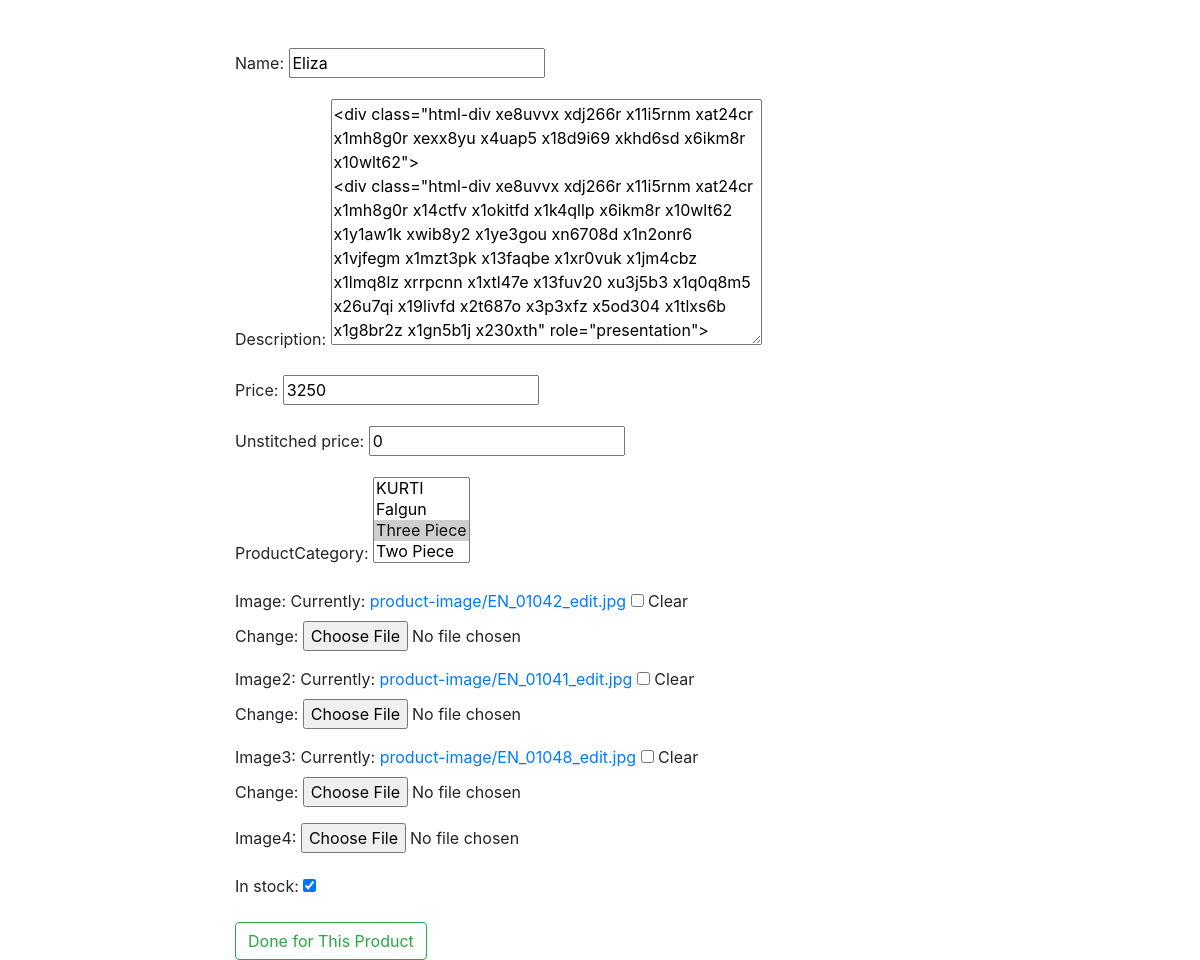
The page /edit-product/21/21 on the database as committed earlier.
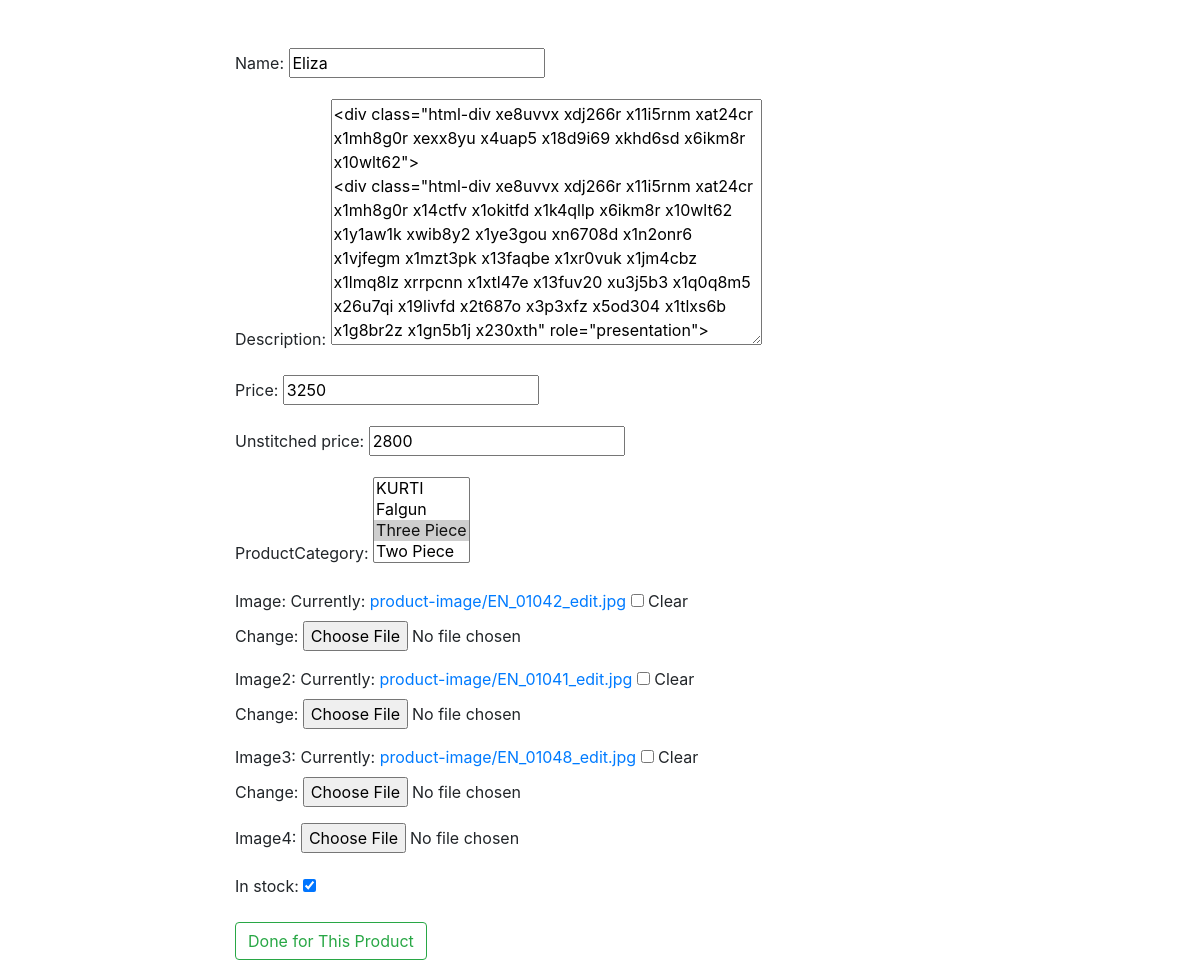
The same page on the database as committed later.
### shop/models.py (models this page shows, shortened)
class Product(models.Model):
    name=models.CharField(max_length=100)
    slug = AutoSlugField(populate_from='name',unique=True,null=True,default=None)
    product_code=models.CharField(max_length=100,null=True,blank=True)
    add_on_product=models.ManyToManyField(AddOnProduct,blank=True)
    add_on_product2=models.ManyToManyField(AddOnProduct,related_name='ad_on_2',blank=True)
    add_on_product3=models.ManyToManyField(AddOnProduct,related_name="ad_on_3",blank=True)
    description=models.TextField(null=True,blank=True)
    price = models.IntegerField(default=0)
    unstitched_price = models.PositiveIntegerField(default=0)
    discount_percent=models.IntegerField(default=0)
    main_price = models.IntegerField(default=0)
    discount=models.BooleanField(default=True,null=True,blank=False)
    productCategory = models.ManyToManyField(ProductCategory)
    collectionset = models.ForeignKey(CollectionSet,on_delete=models.SET_NULL,null=True,blank=True)
    image=ResizedImageField(upload_to='product-image/',blank=True,null=True)
    image2=ResizedImageField(upload_to='product-image/',blank=True,null=True)
    image3=ResizedImageField(upload_to='product-image/',blank=True,null=True)
    image4=ResizedImageField(upload_to='product-image/',blank=True,null=True)
    arrive_at=models.DateTimeField(default=now,blank=True)
    new_arrival=models.BooleanField(default=False,blank=True)
    tags = TaggableManager()
    in_stock=models.BooleanField(default=True,blank=True)
    ratting = models.FloatField(default=0)

class ProductCategory(models.Model):
    name=models.CharField(max_length=100)
    collection=models.ManyToManyField(CollectionSet)
    image=ResizedImageField(upload_to='category/',blank=True,null=True)
    is_popular = models.BooleanField(default=False)
    def __str__(self):
        return str(f'{self.name} ')

### shop/views.py (the view)
# urls.py: path('edit-product/<int:pk>/<int:pk2>',edit_product, name="edit_product"),
def edit_product(request,pk,pk2):
    product=Product.objects.get(id=pk)
    if request.method == 'POST':
        form=AddProduct(request.POST,request.FILES,instance=product)
        if form.is_valid():
            form.save()
            return redirect('products',pk=pk2)
    else:
        form=AddProduct(instance=product)
    context={
        'form':form
    }
    return render(request,'shop/editProduct.html',context)

### shop/form.py
class AddProduct(forms.ModelForm):
    class Meta:
        model = Product
        tags = TagField()
        fields = [
            'name',
            'description',
            'price',
            'unstitched_price',
            'productCategory',
            'image',
            'image2',
            'image3',
            'image4',
            'tags',
            'in_stock'
        ]

### shop/templates/shop/editProduct.html (shortened to what this page needs)
<!DOCTYPE html>
{% load static %}
<html lang="en">
<head>
<link rel="stylesheet" href="https://maxcdn.bootstrapcdn.com/bootstrap/4.0.0/css/bootstrap.min.css">
</head>
<body>
    <div class="container">
        <div class="row">
            <div class="col-lg-2"></div>
            <div class="col-lg-8">
    <form method="post" action="" id="myform" class="mt-5" enctype="multipart/form-data">
        {{form.as_p}}
        <button type="submit" class="btn btn-outline-success">Done for This Product</button>
    </form>
            </div>
            <div class="col-lg-2"></div>
        </div>
    </div>
</body>
</html>

Rows that differ between the two databases and show on the page:
changed Product "Eliza": unstitched_price "0" → "2800"
